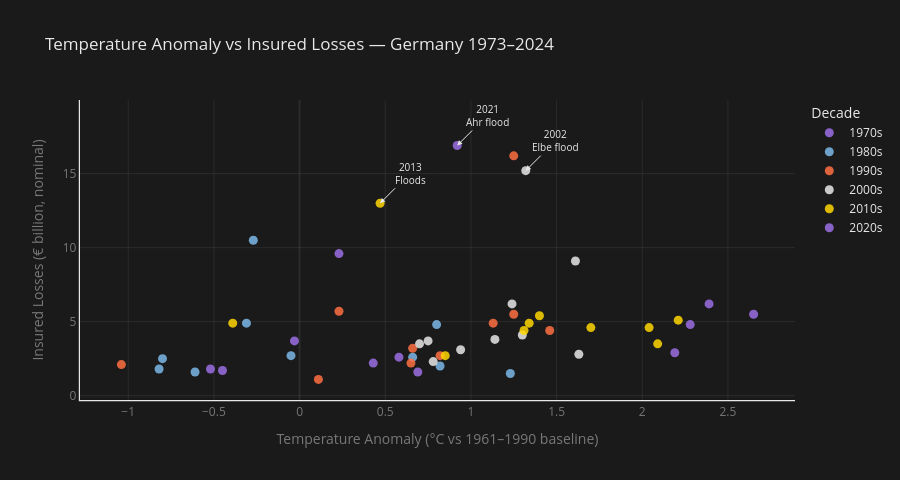

Notebook code for this chart:
### Code cell
# ============================================================
# CHART 1 — Exploratory scatter: temp anomaly vs nominal losses
# ============================================================

# Decade labels for color grouping
df_reg['decade'] = (df_reg['year'] // 10 * 10).astype(str) + 's'

# Flag notable outlier years for annotation
outliers = {2002: '2002<br>Elbe flood', 2013: '2013<br>Floods', 2021: '2021<br>Ahr flood'}

fig = px.scatter(
    df_reg,
    x='temp_anomaly_germany_c',
    y='total_damage_mrd',
    color='decade',
    hover_data={'year': True, 'total_damage_mrd': ':.2f', 'temp_anomaly_germany_c': ':.2f', 'decade': False},
    labels={
        'temp_anomaly_germany_c': 'Temperature Anomaly (°C vs 1961–1990 baseline)',
        'total_damage_mrd':       'Insured Losses (€ billion, nominal)',
        'decade':                 'Decade',
    },
    title='Temperature Anomaly vs Insured Losses — Germany 1973–2024',
    color_discrete_sequence=['#9C6FE4', '#7CB9E8', '#FF7043', '#E8E8E8', '#FFD700'],
)

# Annotate outlier years
for yr, label in outliers.items():
    row = df_reg.loc[df_reg.year == yr].iloc[0]
    fig.add_annotation(
        x=row['temp_anomaly_germany_c'],
        y=row['total_damage_mrd'],
        text=label,
        showarrow=True,
        arrowhead=2,
        arrowcolor=COLORS['accent'],
        font=dict(color=COLORS['accent'], size=10),
        ax=30, ay=-30,
    )

fig.update_traces(marker=dict(size=9, opacity=0.85))

fig.update_layout(
    plot_bgcolor=COLORS['background'],
    paper_bgcolor=COLORS['background'],
    title_font=dict(color=COLORS['text']),
    legend=dict(font=dict(color=COLORS['text']), title_font=dict(color=COLORS['text'])),
    xaxis=dict(
        showgrid=True, gridcolor=COLORS['grid'],
        showline=True, linecolor=COLORS['accent'], linewidth=1.2,
        color=COLORS['text_muted'], zeroline=True, zerolinecolor=COLORS['grid'],
    ),
    yaxis=dict(
        showgrid=True, gridcolor=COLORS['grid'],
        showline=True, linecolor=COLORS['accent'], linewidth=1.2,
        zeroline=False, color=COLORS['text_muted'],
    ),
    height=480,
)

fig.show()
fig.write_html(FIGURES / "04_scatter_temp_vs_losses.html")
print("Chart 1 saved ✓")

### Figure 1 — Plotly figure (JSON) as saved in the notebook; plotly's stock layout.template omitted (floating-point values rounded to 4 significant figures)
{"data": [{"customdata": [[1973, "1970s"], [1974, "1970s"], [1975, "1970s"], [1976, "1970s"], [1977, "1970s"], [1978, "1970s"], [1979, "1970s"]], "hovertemplate": "Temperature Anomaly (°C vs 1961–1990 baseline)=%{x:.2f}<br>Insured Losses (€ billion, nominal)=%{y:.2f}<br>year=%{customdata[0]}<extra></extra>", "legendgroup": "1970s", "marker": {"color": "#9C6FE4", "opacity": 0.85, "size": 9, "symbol": "circle"}, "mode": "markers", "name": "1970s", "orientation": "v", "showlegend": true, "type": "scatter", "x": [-0.03, 0.58, 0.69, 0.23, 0.43, -0.45, -0.52], "xaxis": "x", "y": [3.7, 2.6, 1.6, 9.6, 2.2, 1.7, 1.8], "yaxis": "y"}, {"customdata": [[1980, "1980s"], [1981, "1980s"], [1982, "1980s"], [1983, "1980s"], [1984, "1980s"], [1985, "1980s"], [1986, "1980s"], [1987, "1980s"], [1988, "1980s"], [1989, "1980s"]], "hovertemplate": "Temperature Anomaly (°C vs 1961–1990 baseline)=%{x:.2f}<br>Insured Losses (€ billion, nominal)=%{y:.2f}<br>year=%{customdata[0]}<extra></extra>", "legendgroup": "1980s", "marker": {"color": "#7CB9E8", "opacity": 0.85, "size": 9, "symbol": "circle"}, "mode": "markers", "name": "1980s", "orientation": "v", "showlegend": true, "type": "scatter", "x": [-0.61, -0.05, 0.66, 0.8, -0.27, -0.82, -0.31, -0.8, 0.82, 1.23], "xaxis": "x", "y": [1.6, 2.7, 2.6, 4.8, 10.5, 1.8, 4.9, 2.5, 2.0, 1.5], "yaxis": "y"}, {"customdata": [[1990, "1990s"], [1991, "1990s"], [1992, "1990s"], [1993, "1990s"], [1994, "1990s"], [1995, "1990s"], [1996, "1990s"], [1997, "1990s"], [1998, "1990s"], [1999, "1990s"]], "hovertemplate": "Temperature Anomaly (°C vs 1961–1990 baseline)=%{x:.2f}<br>Insured Losses (€ billion, nominal)=%{y:.2f}<br>year=%{customdata[0]}<extra></extra>", "legendgroup": "1990s", "marker": {"color": "#FF7043", "opacity": 0.85, "size": 9, "symbol": "circle"}, "mode": "markers", "name": "1990s", "orientation": "v", "showlegend": true, "type": "scatter", "x": [1.25, 0.11, 1.13, 0.23, 1.46, 0.66, -1.04, 0.65, 0.82, 1.25], "xaxis": "x", "y": [16.2, 1.1, 4.9, 5.7, 4.4, 3.2, 2.1, 2.2, 2.7, 5.5], "yaxis": "y"}, {"customdata": [[2000, "2000s"], [2001, "2000s"], [2002, "2000s"], [2003, "2000s"], [2004, "2000s"], [2005, "2000s"], [2006, "2000s"], [2007, "2000s"], [2008, "2000s"], [2009, "2000s"]], "hovertemplate": "Temperature Anomaly (°C vs 1961–1990 baseline)=%{x:.2f}<br>Insured Losses (€ billion, nominal)=%{y:.2f}<br>year=%{customdata[0]}<extra></extra>", "legendgroup": "2000s", "marker": {"color": "#E8E8E8", "opacity": 0.85, "size": 9, "symbol": "circle"}, "mode": "markers", "name": "2000s", "orientation": "v", "showlegend": true, "type": "scatter", "x": [1.63, 0.78, 1.32, 1.14, 0.7, 0.75, 1.3, 1.61, 1.24, 0.94], "xaxis": "x", "y": [2.8, 2.3, 15.2, 3.8, 3.5, 3.7, 4.1, 9.1, 6.2, 3.1], "yaxis": "y"}, {"customdata": [[2010, "2010s"], [2011, "2010s"], [2012, "2010s"], [2013, "2010s"], [2014, "2010s"], [2015, "2010s"], [2016, "2010s"], [2017, "2010s"], [2018, "2010s"], [2019, "2010s"]], "hovertemplate": "Temperature Anomaly (°C vs 1961–1990 baseline)=%{x:.2f}<br>Insured Losses (€ billion, nominal)=%{y:.2f}<br>year=%{customdata[0]}<extra></extra>", "legendgroup": "2010s", "marker": {"color": "#FFD700", "opacity": 0.85, "size": 9, "symbol": "circle"}, "mode": "markers", "name": "2010s", "orientation": "v", "showlegend": true, "type": "scatter", "x": [-0.39, 1.4, 0.85, 0.47, 2.09, 1.7, 1.31, 1.34, 2.21, 2.04], "xaxis": "x", "y": [4.9, 5.4, 2.7, 13.0, 3.5, 4.6, 4.4, 4.9, 5.1, 4.6], "yaxis": "y"}, {"customdata": [[2020, "2020s"], [2021, "2020s"], [2022, "2020s"], [2023, "2020s"], [2024, "2020s"]], "hovertemplate": "Temperature Anomaly (°C vs 1961–1990 baseline)=%{x:.2f}<br>Insured Losses (€ billion, nominal)=%{y:.2f}<br>year=%{customdata[0]}<extra></extra>", "legendgroup": "2020s", "marker": {"color": "#9C6FE4", "opacity": 0.85, "size": 9, "symbol": "circle"}, "mode": "markers", "name": "2020s", "orientation": "v", "showlegend": true, "type": "scatter", "x": [2.19, 0.92, 2.28, 2.39, 2.65], "xaxis": "x", "y": [2.9, 16.9, 4.8, 6.2, 5.5], "yaxis": "y"}], "layout": {"annotations": [{"arrowcolor": "#E8E8E8", "arrowhead": 2, "ax": 30, "ay": -30, "font": {"color": "#E8E8E8", "size": 10}, "showarrow": true, "text": "2002<br>Elbe flood", "x": 1.32, "y": 15.2}, {"arrowcolor": "#E8E8E8", "arrowhead": 2, "ax": 30, "ay": -30, "font": {"color": "#E8E8E8", "size": 10}, "showarrow": true, "text": "2013<br>Floods", "x": 0.47, "y": 13}, {"arrowcolor": "#E8E8E8", "arrowhead": 2, "ax": 30, "ay": -30, "font": {"color": "#E8E8E8", "size": 10}, "showarrow": true, "text": "2021<br>Ahr flood", "x": 0.92, "y": 16.9}], "height": 480, "legend": {"font": {"color": "#E8E8E8"}, "title": {"font": {"color": "#E8E8E8"}, "text": "Decade"}, "tracegroupgap": 0}, "paper_bgcolor": "#1a1a1a", "plot_bgcolor": "#1a1a1a", "title": {"font": {"color": "#E8E8E8"}, "text": "Temperature Anomaly vs Insured Losses — Germany 1973–2024"}, "xaxis": {"anchor": "y", "color": "rgba(232,232,232,0.45)", "domain": [0, 1], "gridcolor": "rgba(232,232,232,0.08)", "linecolor": "#E8E8E8", "linewidth": 1.2, "showgrid": true, "showline": true, "title": {"text": "Temperature Anomaly (°C vs 1961–1990 baseline)"}, "zeroline": true, "zerolinecolor": "rgba(232,232,232,0.08)"}, "yaxis": {"anchor": "x", "color": "rgba(232,232,232,0.45)", "domain": [0, 1], "gridcolor": "rgba(232,232,232,0.08)", "linecolor": "#E8E8E8", "linewidth": 1.2, "showgrid": true, "showline": true, "title": {"text": "Insured Losses (€ billion, nominal)"}, "zeroline": false}}}
